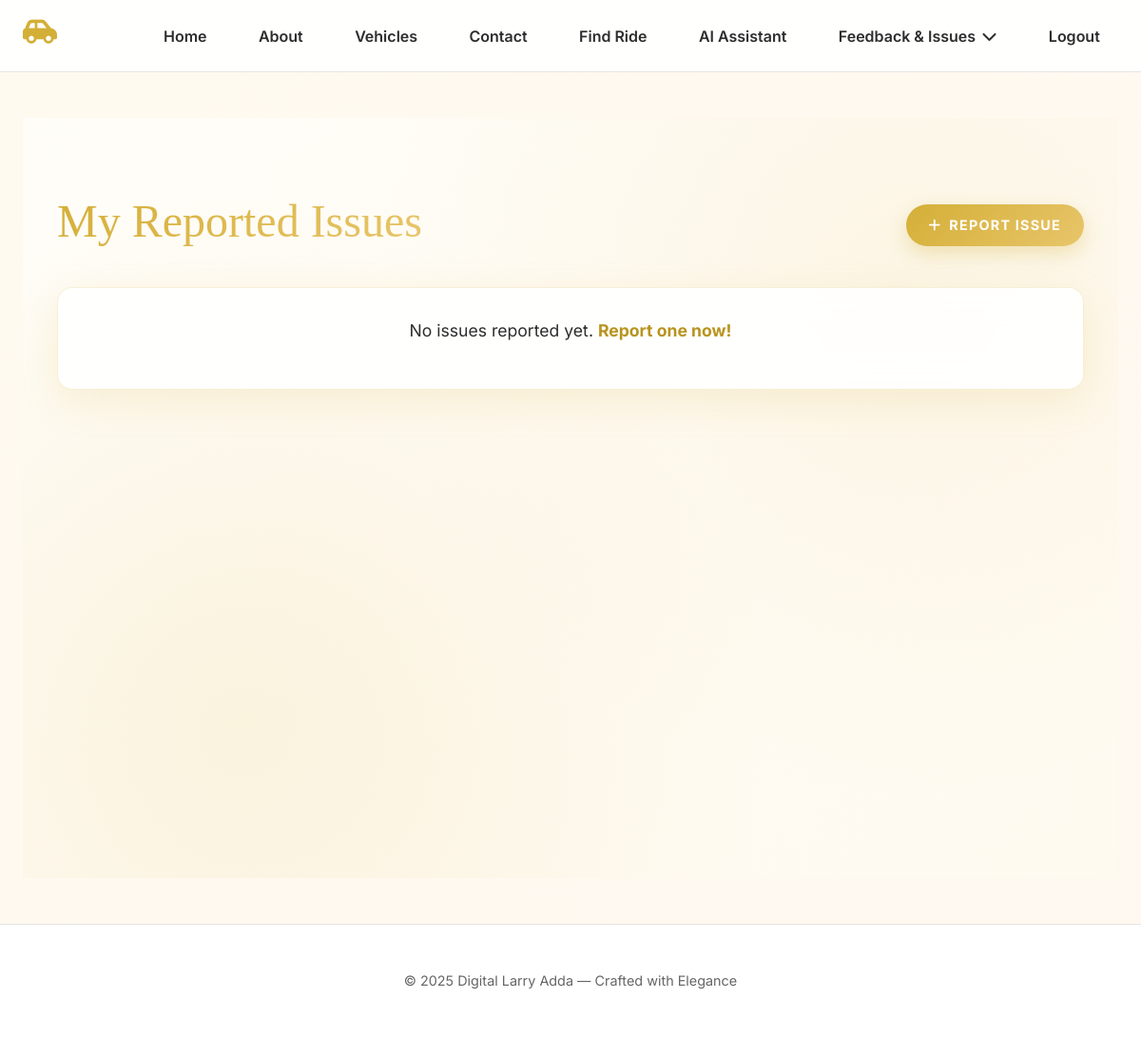
The app's page /issues/ (signed in), older data.
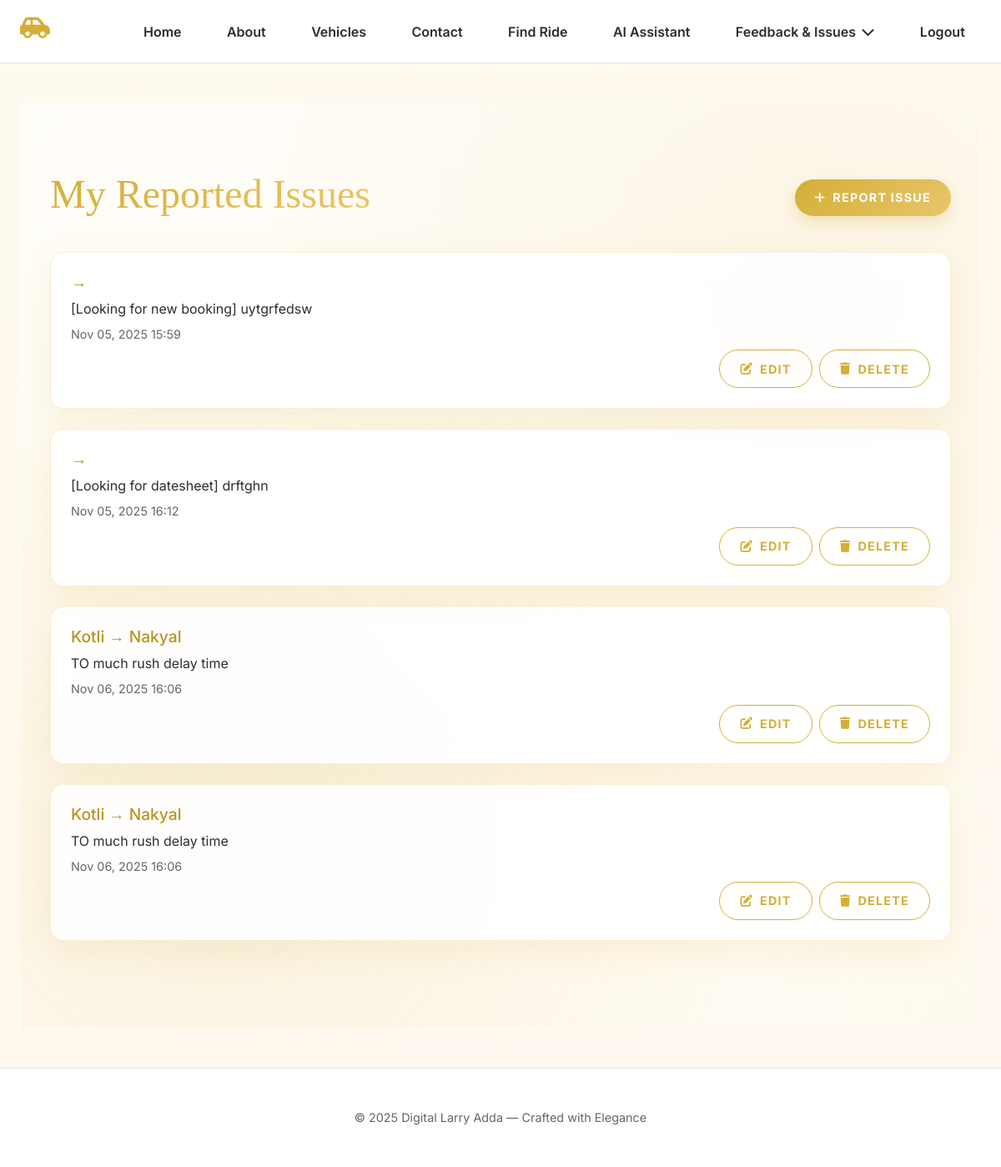
The same page, newer data.
### main/models.py (models this page shows, shortened)
class Issue(models.Model):
    STATUS_CHOICES = [
        ('Open', 'Open'),
        ('In Progress', 'In Progress'),
        ('Resolved', 'Resolved'),
    ]
    user = models.ForeignKey(CustomUser, on_delete=models.CASCADE)
    booking = models.ForeignKey(Booking, on_delete=models.CASCADE, null=True, blank=True)
    route = models.ForeignKey(Route, on_delete=models.CASCADE, null=True, blank=True)
    description = models.TextField(max_length=1000)
    status = models.CharField(max_length=20, choices=STATUS_CHOICES, default='Open')
    created_at = models.DateTimeField(auto_now_add=True)
    updated_at = models.DateTimeField(auto_now=True)

class Route(models.Model):
    vehicle = models.ForeignKey(Vehicle, on_delete=models.CASCADE)
    manager = models.ForeignKey(CustomUser, on_delete=models.CASCADE, related_name='managed_routes')
    start_location = models.CharField(max_length=100)
    end_location = models.CharField(max_length=100)
    departure_time = models.DateTimeField()
    arrival_time = models.DateTimeField()
    fare = models.DecimalField(max_digits=10, decimal_places=2)
    vip_seats = models.PositiveIntegerField(default=0)
    std_seats = models.PositiveIntegerField(default=0)
    image = models.ImageField(upload_to='route_images/', null=True, blank=True)

### main/views.py (the view)
# urls.py: path('issues/', views.issue_list, name='issue_list'),
@login_required
def issue_list(request):
    issues = Issue.objects.filter(user=request.user)
    return render(request, 'issue/issue_list.html', {'issues': issues})

### main/templates/issue/issue_list.html (shortened to what this page needs)
{% extends 'base.html' %}
{% load static %}
{% block content %}
<section class="issues-section">
  <div class="container">
    <div class="issues-header">
      <h2>My Reported Issues</h2>
      <a href="{% url 'issue_add' %}" class="btn-golden" aria-label="Report a new issue">
        <i class="fas fa-plus"></i> Report Issue
      </a>
    </div>
    {% if issues %}
      {% for i in issues %}
        <div class="issue-card">
          <h3>{{ i.route.start_location }} → {{ i.route.end_location }}</h3>
          <p>{{ i.description }}</p>
          <p class="date">{{ i.created_at|date:"M d, Y H:i" }}</p>
          <div class="d-flex justify-content-end gap-2">
            <a href="{% url 'issue_edit' i.id %}" class="btn-edit" aria-label="Edit issue">
              <i class="fas fa-edit"></i> Edit
            </a>
            <button class="btn-cancel delete-issue" data-issue-id="{{ i.id }}" data-route="{% if i.route %}{{ i.route.start_location }} → {{ i.route.end_location }}{% else %}General Issue{% endif %}" aria-label="Delete issue">
              <i class="fas fa-trash"></i> Delete
            </button>
          </div>
        </div>
      {% endfor %}
    {% else %}
      <div class="no-issues">
        <p>No issues reported yet. <a href="{% url 'issue_add' %}" class="alert-link">Report one now!</a></p>
      </div>
    {% endif %}
  </div>
</section>
{% endblock %}

### main/templates/base.html (shortened to what this page needs)
<!DOCTYPE html>
<html lang="en">
  <head>
    <link
      href="https://cdn.jsdelivr.net/npm/bootstrap@5.3.0/dist/css/bootstrap.min.css"
      rel="stylesheet"
    />
    <link
      rel="stylesheet"
      href="https://cdnjs.cloudflare.com/ajax/libs/font-awesome/6.5.0/css/all.min.css"
    />
  </head>
  <body>
    <nav>
      <div class="nav-container">
        <h1><i class="fas fa-car-side"></i></h1>
        <div class="nav-links" id="navLinks">
          <a href="{% url 'home' %}">Home</a>
          <a href="{% url 'about' %}">About</a>
          <a href="{% url 'vehicles' %}">Vehicles</a>
          {% if user.is_authenticated %}
            {% if user.groups.all.0.name == 'Passenger' %}
              <a href="{% url 'contact' %}">Contact</a>
              <a href="{% url 'find_ride' %}">Find Ride</a>
              <a href="{% url 'chatbot' %}">AI Assistant</a>
              <div class="dropdown" onmouseenter="showDropdown(this)" onmouseleave="hideDropdown(this)">
                <div class="dropbtn">Feedback & Issues <i class="fas fa-chevron-down"></i></div>
              </div>
            {% endif %}
            <form method="POST" action="{% url 'logout' %}" style="display:inline;">
              <button type="submit" class="logout-btn">Logout</button>
            </form>
          {% endif %}
        </div>
      </div>
    </nav>
    <main class="fade-in">
      {% block content %}{% endblock %}
    </main>
    <footer>
      © 2025 Digital Larry Adda — Crafted with Elegance
    </footer>
  </body>
</html>

### main/templates/base.html (style rules this page uses)
:root { --gold: #d4af37; --gold-light: #e8c56a; --cream: #fffaf0; --charcoal: #2d2d2d; --border: #e5e5e5; --shadow: 0 8px 32px rgba(212, 175, 55, 0.1); --shadow-hover: 0 16px 48px rgba(212, 175, 55, 0.2); }
body { font-family: "Inter", sans-serif; background: linear-gradient(135deg, var(--cream) 0%, #fff8f0 100%); color: var(--charcoal); margin: 0; }
nav { background: rgba(255, 255, 255, 0.92); backdrop-filter: blur(10px); border-bottom: 1px solid var(--border); padding: 1rem 1.5rem; position: sticky; top: 0; z-index: 1000; }
.nav-container { max-width: 1400px; margin: auto; display: flex; justify-content: space-between; align-items: center; flex-wrap: wrap; gap: 1rem; }
nav h1 { font-family: "Playfair Display", serif; font-size: 1.8rem; color: var(--gold); display: flex; align-items: center; gap: 0.6rem; }
.nav-links { display: flex; align-items: center; flex-wrap: wrap; gap: 1rem; }
.nav-links a, .nav-links button { color: var(--charcoal); text-decoration: none; font-weight: 600; font-size: 1rem; padding: 0.6rem 1.2rem; border-radius: 10px; transition: all 0.3s ease; background: none; border: none; }
.dropdown { position: relative; }
.dropbtn { cursor: pointer; color: var(--charcoal); font-weight: 600; padding: 0.6rem 1.2rem; border-radius: 10px; display: flex; align-items: center; gap: 0.4rem; }
.logout-btn { background: linear-gradient(45deg, var(--gold), var(--gold-light)); color: white; border: none; padding: 0.6rem 1.2rem; font-weight: 600; border-radius: 30px; cursor: pointer; transition: all 0.3s ease; }
main { min-height: 70vh; padding: 3rem 1.5rem; max-width: 1400px; margin: auto; }
footer { background: white; padding: 3rem 1.5rem; border-top: 1px solid var(--border); text-align: center; color: #666; font-size: 0.9rem; }

Row changes from the older to the newer data that the page shows:
added Issue: description "[Looking for new booking] uytgrfedsw", created_at "Nov 05, 2025 15:59"
added Issue: description "[Looking for datesheet] drftghn", created_at "Nov 05, 2025 16:12"
added Issue: route.start_location "Kotli", route.end_location "Nakyal", description "TO much rush delay time", created_at "Nov 06, 2025 16:06"
added Issue: route.start_location "Kotli", route.end_location "Nakyal", description "TO much rush delay time", created_at "Nov 06, 2025 16:06"
Text that changed along with them:
text no longer shown: "No issues reported yet. Report one now!"
